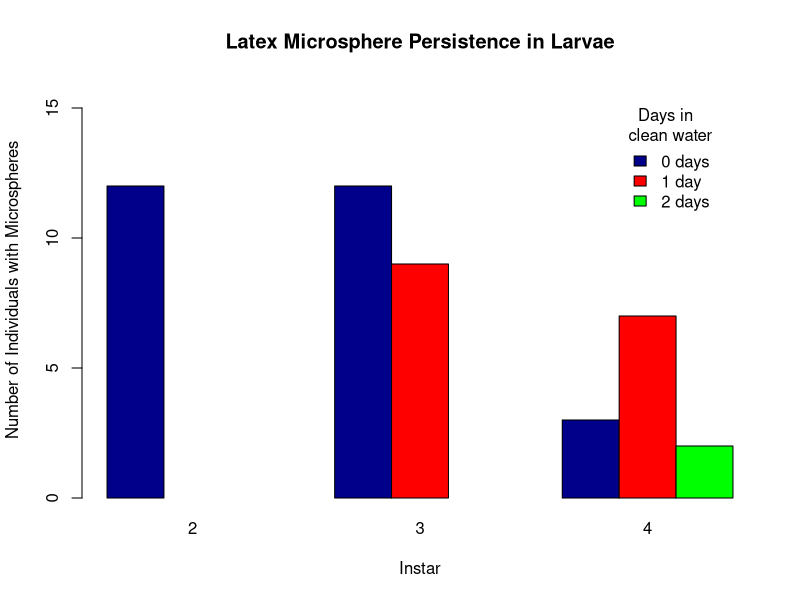

Here is the R script that generated this plot:
#This code is to create the bar char for the latex treatment
data <- read.csv("./Graph_Data.csv")
data$instar <- c(1.5,5.5,9.5,6.5,11.5,10.5)

df <- data.frame(
  "0"=c(12,12,3),
  "1"=c(NA,9,7),
  "2"=c(NA,NA,2)
)
df <- t(df)
rownames(df) <- c(0,1,2)
colnames(df) <- c(2,3,4)

svg("Graph_Latex.svg", width = 10, height = 7)
barplot(df, beside = TRUE, col=c("darkblue","red","green"),xlab = "Instar",ylim = c(0, 16), ylab = "Number of Individuals with Microspheres", main = "Latex Microsphere Persistence in Larvae")
legend( 10, 15, title = "Days in \n clean water", legend = c("0 days", "1 day", "2 days"), fill=c("darkblue","red","green"), box.col = "white")

dev.off()
